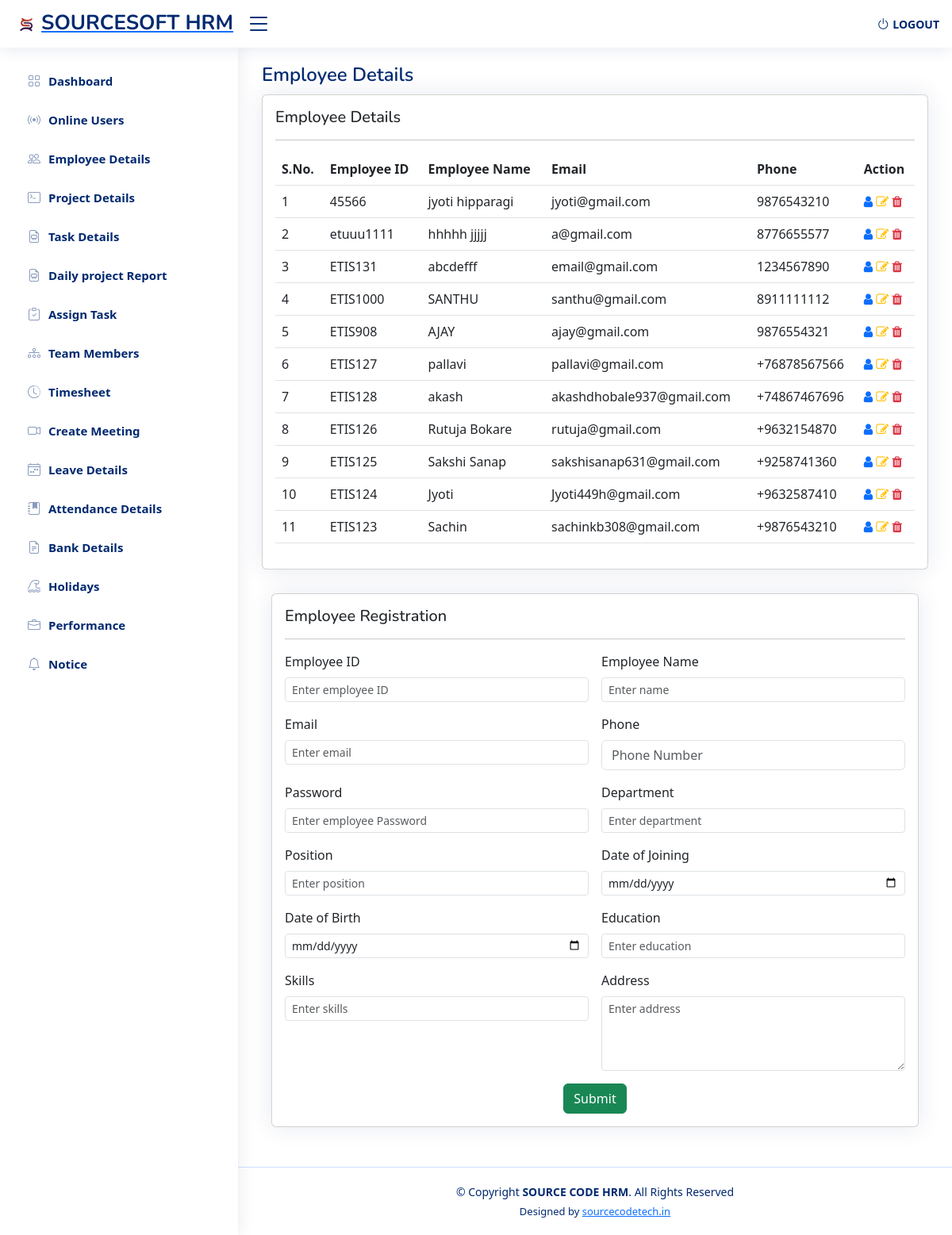
Screenshot of /sourcesoft/admin_dashboard/employee_details.php (signed in) with the database file from the repository.
### tables this page shows
CREATE TABLE `emp_details` (
  `id` int(90) NOT NULL,
  `fname` varchar(100) NOT NULL,
  `empid` varchar(50) NOT NULL,
  `email` varchar(50) NOT NULL,
  `phno` varchar(12) NOT NULL,
  `username` varchar(50) NOT NULL,
  `pass` varchar(50) NOT NULL,
  `department` varchar(50) NOT NULL,
  `position` varchar(50) NOT NULL,
  `proname` varchar(200) NOT NULL,
  `sdate` varchar(40) NOT NULL,
  `edate` varchar(40) NOT NULL,
  `man` varchar(50) NOT NULL,
  `jdate` varchar(10) NOT NULL,
  `bdate` varchar(10) NOT NULL,
  `add` varchar(200) NOT NULL,
  `edu` varchar(40) NOT NULL,
  `about` text NOT NULL,
  `skills` varchar(50) NOT NULL,
  `status` varchar(255) NOT NULL,
  `last_act` datetime NOT NULL,
  `twitter` varchar(100) NOT NULL,
  `facebook` varchar(100) NOT NULL,
  `instagram` varchar(100) NOT NULL,
  `linkedin` varchar(100) NOT NULL,
  `profile_pic` varchar(300) NOT NULL,
  `adhar_card` varchar(300) NOT NULL,
  `pan_card` varchar(300) NOT NULL
);

### sourcesoft/admin_dashboard/employee_details.php (the view, shortened to what this page needs)
<!DOCTYPE html>
<html lang="en">
<head>
    <link href="assets/vendor/bootstrap/css/bootstrap.min.css" rel="stylesheet">
    <link href="assets/vendor/bootstrap-icons/bootstrap-icons.css" rel="stylesheet">
    <link href="assets/vendor/boxicons/css/boxicons.min.css" rel="stylesheet">
    <link href="assets/vendor/quill/quill.snow.css" rel="stylesheet">
    <link href="assets/vendor/quill/quill.bubble.css" rel="stylesheet">
    <link href="assets/vendor/remixicon/remixicon.css" rel="stylesheet">
    <link href="assets/vendor/simple-datatables/style.css" rel="stylesheet">
    <link href="assets/css/style.css" rel="stylesheet">
    <link rel="stylesheet" href="https://cdn.jsdelivr.net/npm/sweetalert2@11.0.18/dist/sweetalert2.min.css">
    <link rel="stylesheet" href="https://cdnjs.cloudflare.com/ajax/libs/font-awesome/4.7.0/css/font-awesome.min.css">
    <link rel="stylesheet" href="https://cdn.jsdelivr.net/npm/sweetalert2@11.0.18/dist/sweetalert2.min.css">
</head>
<body>
    <?php include "include/header.php"; ?>
    <?php include "include/sidebar.php"; ?>
    <main id="main" class="main">
        <div class="pagetitle">
            <h1>Employee Details</h1>
        </div>
        <section class="section dashboard">
                <!DOCTYPE html>
                <html lang="en">
                <head>
                    <link href="https://cdn.jsdelivr.net/npm/bootstrap@5.3.0/dist/css/bootstrap.min.css"
                        rel="stylesheet">
                </head>
                </html>
            <?php
            $query = "SELECT *, ROW_NUMBER() OVER (ORDER BY id DESC) as row_num FROM emp_details";
            $data = mysqli_query($conn, $query);
            $total = mysqli_num_rows($data);
            if ($total != 0) {
            ?>
            <section class="section">
                <div class="row">
                    <div class="col-lg-12">
                        <div class="card">
                            <div class="card-body">
                                <h5 class="">Employee Details</h5>
                                <hr>
                                <div class="table-responsive">
                                    <table class="table datatable ">
                                        <thead>
                                            <tr>
                                                <th scope="col">S.No.</th>
                                                <th scope="col">Employee ID</th>
                                                <th scope="col">Employee Name</th>
                                                <th scope="col">Email</th>
                                                <th scope="col">Phone</th>
                                                <th scope="col">Action</th>
                                            </tr>
                                        </thead>
                                        <?php
                                            while ($result = mysqli_fetch_assoc($data)) {
                                            ?>
                                        <tr>
                                            <td><?php echo $result['row_num']; ?></td>
                                            <td><?php echo $result['username']; ?></td>
                                            <td><?php echo $result['fname']; ?></td>
                                            <td><?php echo $result['email']; ?></td>
                                            <td><?php echo $result['phno']; ?></td>
                                            <td><a class=''
                                                    href='employee_profile?id=<?php echo $result['empid']; ?>'><i
                                                        class='fa fa-user text-primary'></i></a>
                                                <a class='' href='empdetails_update?id=<?php echo $result['id']; ?>'><i
                                                        class='fa fa-edit text-warning'></i></a>
                                                <a class='' href='employee_details?id=<?php echo $result['id']; ?>'><i
                                                        class='fa fa-trash text-danger'></i></a>
                                            </td>
                                        </tr>
                                        <?php
                                            }
                                        } else {
                                            echo "No records Found";
                                        }
                                        ?>
                                    </table>
                                </div>
                            </div>
                        </div>
                    </div>
            </section>
            <body>
                <div class="container">
                    <div class="card">
                        <div class="card-body">
                            <h5 class="">Employee Registration</h5>
                            <hr>
                            <form class="row g-3" action="#" method="POST" onsubmit="return validateForm()"
                                id="employeeForm">
                                <div class="col-md-6">
                                    <label for="employeeUserName" class="form-label">Employee ID</label>
                                    <input type="text" class="form-control form-control-sm" id="employeeUserName"
                                        name="username" placeholder="Enter employee ID" required autocomplete="off">
                                </div>
                                <div class="col-md-6">
                                    <label for="employeeName" class="form-label">Employee Name</label>
                                    <input type="text" class="form-control form-control-sm" id="employeeName"
                                        name="fname" placeholder="Enter name" required autocomplete="off">
                                </div>
                                <div class="col-md-6">
                                    <label for="email" class="form-label">Email</label>
                                    <input type="email" class="form-control form-control-sm" id="email" name="email"
                                        placeholder="Enter email" autocomplete="off" required>
                                </div>
                                <div class="col-md-6">
                                    <label for="phone" class="form-label">Phone</label>
                                    <input type="text" class="form-control" id="phone" placeholder="Phone Number"
                                        name="phno" pattern="\d{10}" maxlength="10">
                                </div>
                                <div class="col-md-6">
                                    <label for="employeepass" class="form-label">Password</label>
                                    <input type="password" class="form-control form-control-sm" id="employeepass"
                                        name="pass" placeholder="Enter employee Password" required autocomplete="off">
                                </div>
                                <div class="col-md-6">
                                    <label for="department" class="form-label">Department</label>
                                    <input type="text" class="form-control form-control-sm" id="department"
                                        name="department" placeholder="Enter department" required autocomplete="off">
                                </div>
                                <div class="col-md-6">
                                    <label for="position" class="form-label">Position</label>
                                    <input type="text" class="form-control form-control-sm" id="position"
                                        name="position" placeholder="Enter position" required autocomplete="off">
                                </div>
                                <div class="col-md-6">
                                    <label for="dob" class="form-label">Date of Joining</label>
                                    <input type="date" class="form-control form-control-sm" name="jdate" id="dob"
                                        required autocomplete="off">
                                </div>
                                <div class="col-md-6">
                                    <label for="dob" class="form-label">Date of Birth</label>
                                    <input type="date" class="form-control form-control-sm" name="bdate" id="dob"
                                        placeholder required autocomplete="off">
                                </div>
                                <div class="col-md-6">
                                    <label for="education" class="form-label">Education</label>
                                    <input type="text" class="form-control form-control-sm" id="education" name="edu"
                                        placeholder="Enter education" required autocomplete="off">
                                </div>
                                <div class="col-md-6">
                                    <label for="skills" class="form-label">Skills</label>
                                    <input type="text" class="form-control form-control-sm" id="skills" name="skills"
                                        placeholder="Enter skills" required autocomplete="off">
                                </div>
                                <div class="col-md-6">
                                    <label for="address" class="form-label">Address</label>
                                    <textarea class="form-control form-control-sm" id="address" name="add" rows="4"
                                        placeholder="Enter address" required autocomplete="off"></textarea>
                                </div>
                                <div class="col-md-12">
                                    <center><button type="submit" class="btn btn-success" name="submit"
                                            onclick="return validateForm()">Submit</button></center>
                                </div>
                            </form>
                        </div>
                    </div>
                </div>
            </body>
        </section>
    </main>
    <?php include "include/footer.php"; ?>
</body>
</html>

### sourcesoft/admin_dashboard/assets/css/style.css (style rules this page uses)
:root { scroll-behavior: smooth; }
body { font-family: "Open Sans", sans-serif; background: #f6f9ff; color: #444444; }
a { color: #4154f1; text-decoration: none; }
h1, h2, h3, h4, h5, h6 { font-family: "Nunito", sans-serif; }
#main { margin-top: 60px; padding: 20px 30px; transition: all 0.3s; }
.pagetitle { margin-bottom: 10px; }
.pagetitle h1 { font-size: 24px; margin-bottom: 0; font-weight: 600; color: #012970; }
.card { margin-bottom: 30px; border: none; border-radius: 5px; box-shadow: 0px 0 30px rgba(1, 41, 112, 0.1); }
.card-body { padding: 0 20px 20px 20px; }
@media (min-width: 1200px) { #main, #footer { margin-left: 300px; } }

### rows the page displays
emp_details: row_num "1", username "45566", fname "jyoti hipparagi", email "jyoti@gmail.com", phno "9876543210"
emp_details: row_num "2", username "etuuu1111", fname "hhhhh jjjjj", email "a@gmail.com", phno "8776655577"
emp_details: row_num "3", username "ETIS131", fname "abcdefff", email "email@gmail.com", phno "1234567890"
emp_details: row_num "4", username "ETIS1000", fname "SANTHU", email "santhu@gmail.com", phno "8911111112"
emp_details: row_num "5", username "ETIS908", fname "AJAY", email "ajay@gmail.com", phno "9876554321"
emp_details: row_num "6", username "ETIS127", fname "pallavi", email "pallavi@gmail.com", phno "+76878567566"
emp_details: row_num "7", username "ETIS128", fname "akash", email "akashdhobale937@gmail.com", phno "+74867467696"
emp_details: row_num "8", username "ETIS126", fname "Rutuja Bokare", email "rutuja@gmail.com", phno "+9632154870"
emp_details: row_num "9", username "ETIS125", fname "Sakshi Sanap", email "sakshisanap631@gmail.com", phno "+9258741360"
emp_details: row_num "10", username "ETIS124", fname "Jyoti", email "Jyoti449h@gmail.com", phno "+9632587410"
emp_details: row_num "11", username "ETIS123", fname "Sachin", email "sachinkb308@gmail.com", phno "+9876543210"
